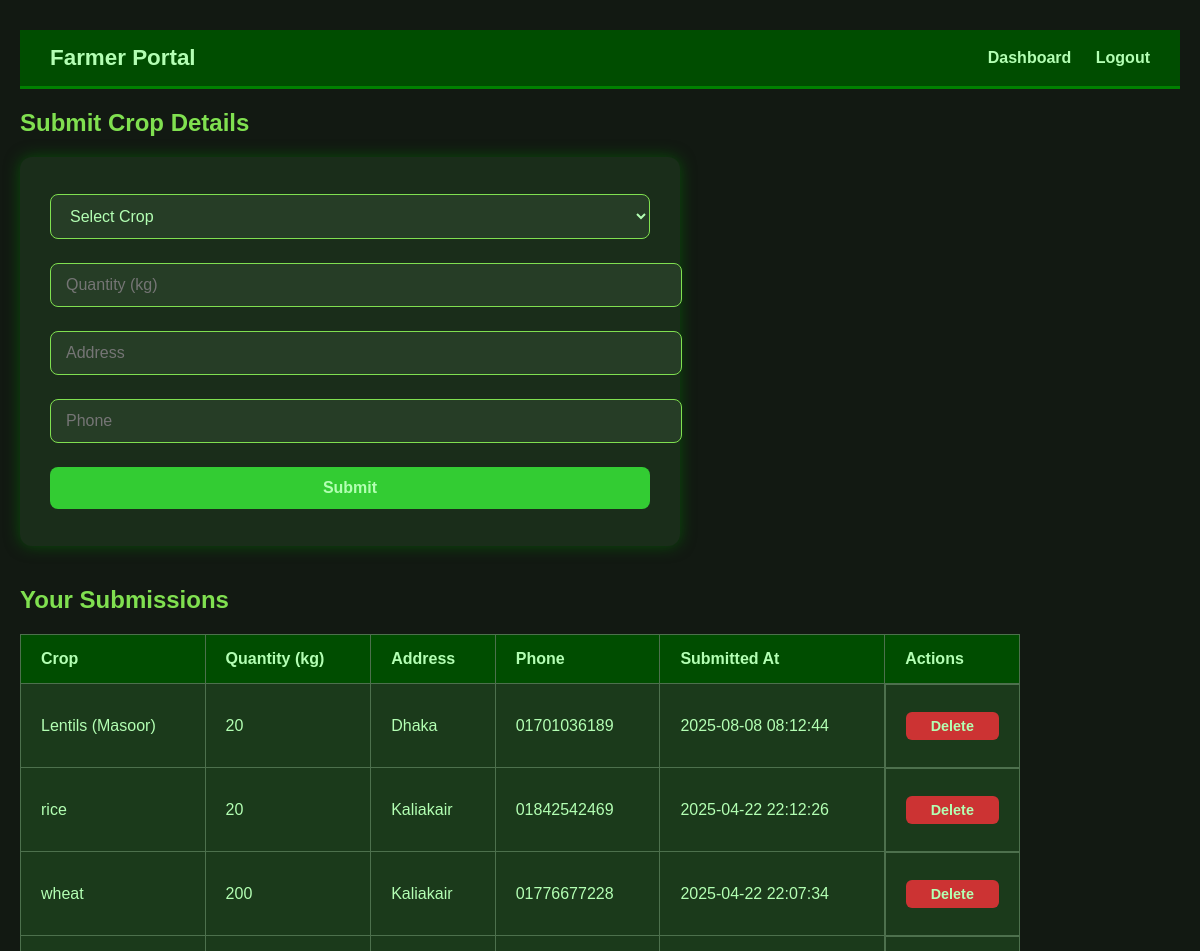
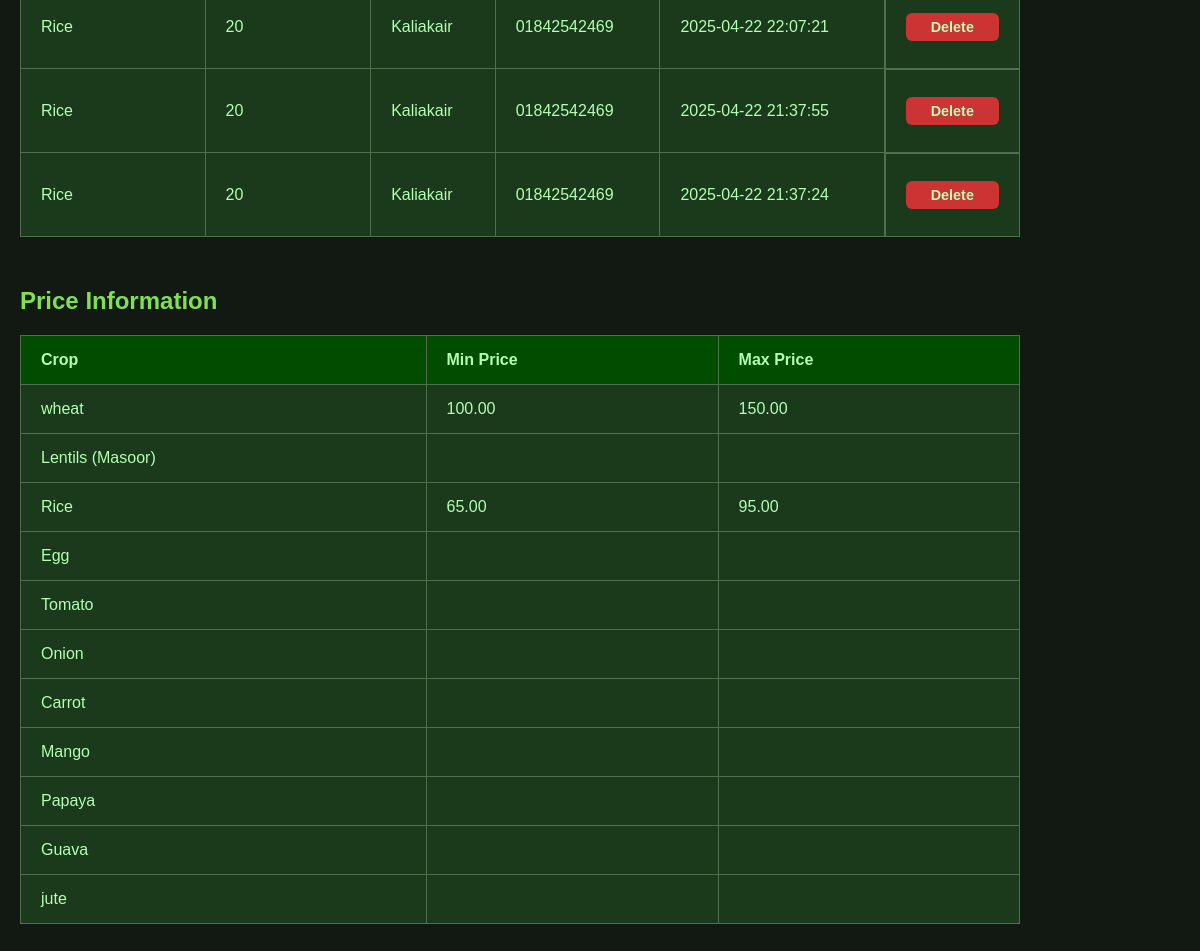
Page /farmer_crop_submission.php (signed in) on the committed database (2 pictures, top to bottom).
### tables this page shows
CREATE TABLE `farmer_crops` (
  `id` int(11) NOT NULL,
  `farmer_id` int(11) DEFAULT NULL,
  `crop_name` varchar(100) DEFAULT NULL,
  `quantity_kg` float DEFAULT NULL,
  `address` varchar(255) DEFAULT NULL,
  `phone` varchar(20) DEFAULT NULL,
  `submitted_at` timestamp NOT NULL DEFAULT current_timestamp()
);

CREATE TABLE `crop_prices` (
  `id` int(11) NOT NULL,
  `crop_name` varchar(100) DEFAULT NULL,
  `min_price` decimal(10,2) DEFAULT NULL,
  `max_price` decimal(10,2) DEFAULT NULL,
  `updated_at` timestamp NOT NULL DEFAULT current_timestamp() ON UPDATE current_timestamp()
);

### farmer_crop_submission.php (the view, shortened to what this page needs)
<?php
include 'db_connection.php';
$farmer_id = $_SESSION['farmer_id'] ?? 0;
$crops = $conn->query("SELECT * FROM farmer_crops WHERE farmer_id = $farmer_id ORDER BY submitted_at DESC");
$prices = $conn->query("SELECT * FROM crop_prices");
$price_map = [];
while ($row = $prices->fetch_assoc()) {
    $price_map[$row['crop_name']] = $row;
}
?>
<!DOCTYPE html>
<html lang="en">
<head>
</head>
<body>
<nav>
  <div class="logo">Farmer Portal</div>
  <div>
    <a href="farmer_dashboard.php">Dashboard</a>
    <a href="farmer_login.php">Logout</a>
  </div>
</nav>
<h2>Submit Crop Details</h2>
<form method="post" class="submit-form" aria-label="Crop submission form">
    <select name="crop_name" required aria-required="true" aria-label="Select Crop">
        <option value="" disabled selected>Select Crop</option>
    </select>
    <input type="number" name="quantity" min="0.01" step="0.01" placeholder="Quantity (kg)" required aria-required="true" aria-label="Quantity in kilograms" />
    <input type="text" name="address" placeholder="Address" required aria-required="true" aria-label="Address" />
    <input type="text" name="phone" placeholder="Phone" required aria-required="true" aria-label="Phone number" />
    <button type="submit">Submit</button>
</form>
<h2>Your Submissions</h2>
<?php if ($crops->num_rows > 0): ?>
<table aria-label="List of your submitted crops">
    <thead>
        <tr><th>Crop</th><th>Quantity (kg)</th><th>Address</th><th>Phone</th><th>Submitted At</th><th>Actions</th></tr>
    </thead>
    <tbody>
        <?php while ($row = $crops->fetch_assoc()): ?>
        <tr>
            <td><?= htmlspecialchars($row['crop_name']) ?></td>
            <td><?= htmlspecialchars($row['quantity_kg']) ?></td>
            <td><?= htmlspecialchars($row['address']) ?></td>
            <td><?= htmlspecialchars($row['phone']) ?></td>
            <td><?= htmlspecialchars($row['submitted_at']) ?></td>
            <td class="actions">
              <button type="button" class="btn-delete" onclick="confirmDelete(<?= $row['id'] ?>)">Delete</button>
            </td>
        </tr>
        <?php endwhile; ?>
    </tbody>
</table>
<?php else: ?>
<p>You have not submitted any crops yet.</p>
<?php endif; ?>
<h2>Price Information</h2>
<table aria-label="Crop price information">
    <thead>
        <tr><th>Crop</th><th>Min Price</th><th>Max Price</th></tr>
    </thead>
    <tbody>
        <?php foreach ($price_map as $crop => $data): ?>
        <tr>
            <td><?= htmlspecialchars($crop) ?></td>
            <td><?= htmlspecialchars($data['min_price']) ?></td>
            <td><?= htmlspecialchars($data['max_price']) ?></td>
        </tr>
        <?php endforeach; ?>
    </tbody>
</table>
</body>
</html>

### farmer_crop_submission.php (style rules this page uses)
body { background-color: #121912; color: #b3ffb3; font-family: 'Poppins', sans-serif; margin: 0; padding: 30px 20px; min-height: 100vh; }
nav { background-color: #004d00; padding: 15px 30px; display: flex; justify-content: space-between; align-items: center; border-bottom: 3px solid #008000; }
nav .logo { color: #b3ffb3; font-weight: 700; font-size: 1.4rem; }
nav a { color: #b3ffb3; text-decoration: none; margin-left: 20px; font-weight: 600; transition: color 0.3s ease; }
h2 { color: #80e050; font-weight: 700; margin-bottom: 20px; user-select: none; }
form.submit-form { max-width: 600px; background: #1a2d1a; padding: 25px 30px; border-radius: 12px; box-shadow: 0 0 15px rgba(0, 128, 0, 0.5); margin-bottom: 40px; }
select, input[type="number"], input[type="text"], button { width: 100%; margin: 12px 0; padding: 12px 15px; border-radius: 8px; border: 1.5px solid #80e050; background-color: #263d26; color: #b3ffb3; font-size: 1rem; transition: border-color 0.3s ease, background-color 0.3s ease; }
button { background-color: #33cc33; border: none; font-weight: 700; cursor: pointer; transition: background-color 0.3s ease; user-select: none; }
table { width: 100%; border-collapse: collapse; margin-bottom: 50px; max-width: 1000px; user-select: none; }
th, td { padding: 15px 20px; border: 1px solid #4d704d; text-align: left; vertical-align: middle; }
th { background-color: #004d00; color: #b3ffb3; font-weight: 700; }
td { background-color: #1b3a1b; color: #b3ffb3; }
.actions { display: flex; gap: 8px; }
.btn-delete { background-color: #cc3333; border: none; padding: 6px 14px; border-radius: 6px; cursor: pointer; font-weight: 600; font-size: 0.9rem; transition: background-color 0.3s ease; }

### rows in the picture
farmer_crops: crop_name "Lentils (Masoor)", quantity_kg "20", address "Dhaka", phone "01701036189", submitted_at "2025-08-08 08:12:44"
farmer_crops: crop_name "rice", quantity_kg "20", address "Kaliakair", phone "01842542469", submitted_at "2025-04-22 22:12:26"
farmer_crops: crop_name "wheat", quantity_kg "200", address "Kaliakair", phone "01776677228", submitted_at "2025-04-22 22:07:34"
farmer_crops: crop_name "Rice", quantity_kg "20", address "Kaliakair", phone "01842542469", submitted_at "2025-04-22 22:07:21"
farmer_crops: crop_name "Rice", quantity_kg "20", address "Kaliakair", phone "01842542469", submitted_at "2025-04-22 21:37:55"
farmer_crops: crop_name "Rice", quantity_kg "20", address "Kaliakair", phone "01842542469", submitted_at "2025-04-22 21:37:24"
crop_prices: crop "wheat", min_price "100.00", max_price "150.00"
crop_prices: crop "Lentils (Masoor)"
crop_prices: crop "Rice", min_price "65.00", max_price "95.00"
crop_prices: crop "Egg"
crop_prices: crop "Tomato"
crop_prices: crop "Onion"
crop_prices: crop "Carrot"
crop_prices: crop "Mango"
crop_prices: crop "Papaya"
crop_prices: crop "Guava"
crop_prices: crop "jute"
